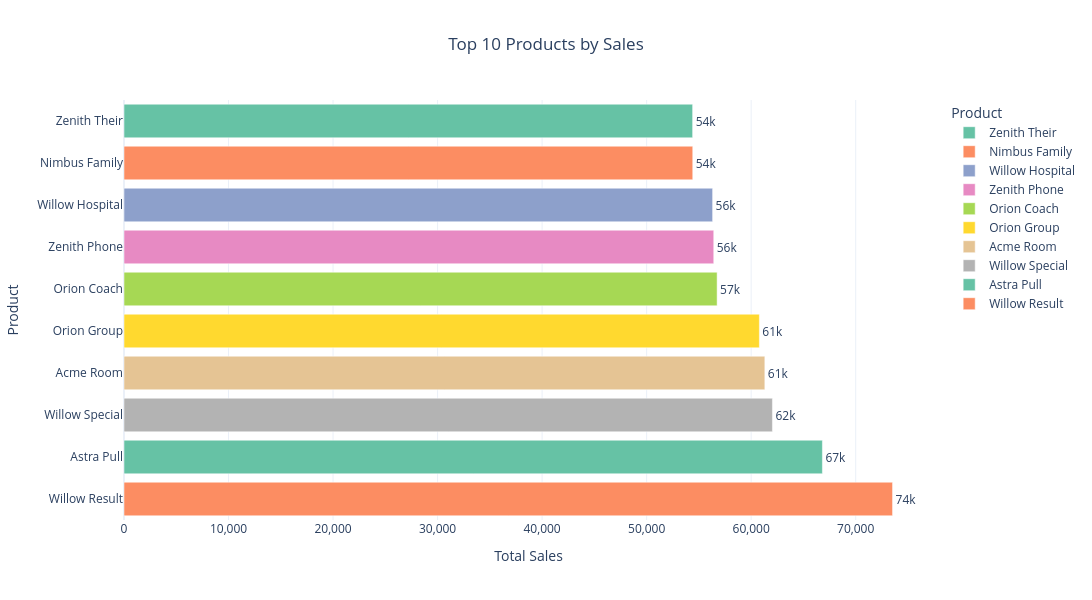

Here is the notebook cell this chart was saved with:
### Code cell
import plotly.express as px

fig = px.bar(
    top_products.sort_values("total_sales"),
    x="total_sales",
    y="product_name",
    orientation="h",
    title="Top 10 Products by Sales",
    labels={
        "product_name": "Product",
        "total_sales": "Total Sales"
    },
    color="product_name",
    color_discrete_sequence=px.colors.qualitative.Set2,
    text_auto=".2s"
)

fig.update_layout(
    template="plotly_white",
    title_x=0.5,
    width=1100,
    height=600,
    xaxis=dict(
        title="Total Sales",
        showgrid=True,
        tickformat=",.0f"
    ),
    yaxis=dict(
        title="Product",
        showgrid=False
    )
)

fig.update_traces(
    textposition="outside",
    hovertemplate="<b>%{y}</b><br>Total Sales: ₹%{x:,.2f}<extra></extra>"
)

fig.show()

### Figure 1 — Plotly figure (JSON) as saved in the notebook; plotly's stock layout.template omitted (floating-point values rounded to 4 significant figures)
{"data": [{"hovertemplate": "<b>%{y}</b><br>Total Sales: ₹%{x:,.2f}<extra></extra>", "legendgroup": "Zenith Their", "marker": {"color": "rgb(102,194,165)", "pattern": {"shape": ""}}, "name": "Zenith Their", "orientation": "h", "showlegend": true, "textposition": "outside", "texttemplate": "%{x:.2s}", "type": "bar", "x": [54400.0], "xaxis": "x", "y": ["Zenith Their"], "yaxis": "y"}, {"hovertemplate": "<b>%{y}</b><br>Total Sales: ₹%{x:,.2f}<extra></extra>", "legendgroup": "Nimbus Family", "marker": {"color": "rgb(252,141,98)", "pattern": {"shape": ""}}, "name": "Nimbus Family", "orientation": "h", "showlegend": true, "textposition": "outside", "texttemplate": "%{x:.2s}", "type": "bar", "x": [54410.0], "xaxis": "x", "y": ["Nimbus Family"], "yaxis": "y"}, {"hovertemplate": "<b>%{y}</b><br>Total Sales: ₹%{x:,.2f}<extra></extra>", "legendgroup": "Willow Hospital", "marker": {"color": "rgb(141,160,203)", "pattern": {"shape": ""}}, "name": "Willow Hospital", "orientation": "h", "showlegend": true, "textposition": "outside", "texttemplate": "%{x:.2s}", "type": "bar", "x": [56310.0], "xaxis": "x", "y": ["Willow Hospital"], "yaxis": "y"}, {"hovertemplate": "<b>%{y}</b><br>Total Sales: ₹%{x:,.2f}<extra></extra>", "legendgroup": "Zenith Phone", "marker": {"color": "rgb(231,138,195)", "pattern": {"shape": ""}}, "name": "Zenith Phone", "orientation": "h", "showlegend": true, "textposition": "outside", "texttemplate": "%{x:.2s}", "type": "bar", "x": [56420.0], "xaxis": "x", "y": ["Zenith Phone"], "yaxis": "y"}, {"hovertemplate": "<b>%{y}</b><br>Total Sales: ₹%{x:,.2f}<extra></extra>", "legendgroup": "Orion Coach", "marker": {"color": "rgb(166,216,84)", "pattern": {"shape": ""}}, "name": "Orion Coach", "orientation": "h", "showlegend": true, "textposition": "outside", "texttemplate": "%{x:.2s}", "type": "bar", "x": [56740.0], "xaxis": "x", "y": ["Orion Coach"], "yaxis": "y"}, {"hovertemplate": "<b>%{y}</b><br>Total Sales: ₹%{x:,.2f}<extra></extra>", "legendgroup": "Orion Group", "marker": {"color": "rgb(255,217,47)", "pattern": {"shape": ""}}, "name": "Orion Group", "orientation": "h", "showlegend": true, "textposition": "outside", "texttemplate": "%{x:.2s}", "type": "bar", "x": [60780.0], "xaxis": "x", "y": ["Orion Group"], "yaxis": "y"}, {"hovertemplate": "<b>%{y}</b><br>Total Sales: ₹%{x:,.2f}<extra></extra>", "legendgroup": "Acme Room", "marker": {"color": "rgb(229,196,148)", "pattern": {"shape": ""}}, "name": "Acme Room", "orientation": "h", "showlegend": true, "textposition": "outside", "texttemplate": "%{x:.2s}", "type": "bar", "x": [61310.0], "xaxis": "x", "y": ["Acme Room"], "yaxis": "y"}, {"hovertemplate": "<b>%{y}</b><br>Total Sales: ₹%{x:,.2f}<extra></extra>", "legendgroup": "Willow Special", "marker": {"color": "rgb(179,179,179)", "pattern": {"shape": ""}}, "name": "Willow Special", "orientation": "h", "showlegend": true, "textposition": "outside", "texttemplate": "%{x:.2s}", "type": "bar", "x": [62030.0], "xaxis": "x", "y": ["Willow Special"], "yaxis": "y"}, {"hovertemplate": "<b>%{y}</b><br>Total Sales: ₹%{x:,.2f}<extra></extra>", "legendgroup": "Astra Pull", "marker": {"color": "rgb(102,194,165)", "pattern": {"shape": ""}}, "name": "Astra Pull", "orientation": "h", "showlegend": true, "textposition": "outside", "texttemplate": "%{x:.2s}", "type": "bar", "x": [66810.0], "xaxis": "x", "y": ["Astra Pull"], "yaxis": "y"}, {"hovertemplate": "<b>%{y}</b><br>Total Sales: ₹%{x:,.2f}<extra></extra>", "legendgroup": "Willow Result", "marker": {"color": "rgb(252,141,98)", "pattern": {"shape": ""}}, "name": "Willow Result", "orientation": "h", "showlegend": true, "textposition": "outside", "texttemplate": "%{x:.2s}", "type": "bar", "x": [73530.0], "xaxis": "x", "y": ["Willow Result"], "yaxis": "y"}], "layout": {"barmode": "relative", "height": 600, "legend": {"title": {"text": "Product"}, "tracegroupgap": 0}, "title": {"text": "Top 10 Products by Sales", "x": 0.5}, "width": 1100, "xaxis": {"anchor": "y", "domain": [0, 1], "showgrid": true, "tickformat": ",.0f", "title": {"text": "Total Sales"}}, "yaxis": {"anchor": "x", "categoryarray": ["Willow Result", "Astra Pull", "Willow Special", "Acme Room", "Orion Group", "Orion Coach", "Zenith Phone", "Willow Hospital", "Nimbus Family", "Zenith Their"], "categoryorder": "array", "domain": [0, 1], "showgrid": false, "title": {"text": "Product"}}}}
